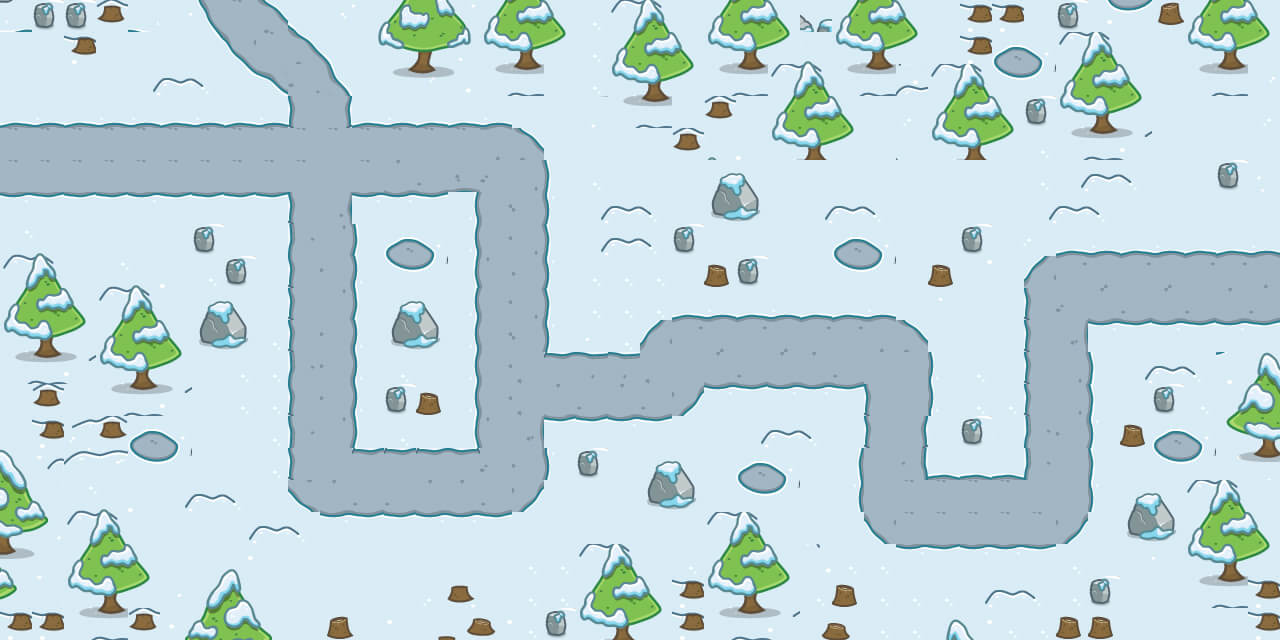

A level layout from a 2D game, rendered from its tile map. Below: a short description, then the map file with tile-grid data replaced by summaries:
An orthogonal 40x20 tile map with 32x32 px tiles, 2 tile layers (Tile Layer 1, ListTower), 3 tilesets and 29 objects (3x P1, 3x P2, 2x P3, 2x P4, 2x P5, ...).

<map version="1.2" tiledversion="1.2.4" orientation="orthogonal" renderorder="right-down" width="40" height="20" tilewidth="32" tileheight="32" infinite="0" nextlayerid="8" nextobjectid="30">
 <tileset firstgid="1" source="map04.tsx" />
 <tileset firstgid="1351" source="Snowy-Top-Down-2D-Game-Tileset3.tsx" />
 <tileset firstgid="1681" source="ovuong2.tsx" />
 <layer id="1" name="Tile Layer 1" width="40" height="20">
  <data>[800 cells, 800 non-empty, 142 distinct tile ids]</data>
 </layer>
 <layer id="2" name="ListTower" width="40" height="20" opacity="0">
  <data>[800 cells, 376 non-empty, 1 distinct tile ids]</data>
 </layer>
 <objectgroup id="3" name="StartWaveBTNPosition">
  <object id="1" name="P1" x="274" y="58">
   <point />
  </object>
  <object id="2" name="P2" x="74" y="165">
   <point />
  </object>
 </objectgroup>
 <objectgroup id="4" name="Crystal">
  <object id="3" name="bossCrystal" x="1127" y="297">
   <point />
  </object>
 </objectgroup>
 <objectgroup id="5" name="Monster">
  <object id="4" name="monster" x="238" y="15">
   <point />
  </object>
  <object id="5" name="monster2" x="6" y="164">
   <point />
  </object>
 </objectgroup>
 <objectgroup id="6" name="Point">
  <object id="6" name="P1" x="238" y="14">
   <point />
  </object>
  <object id="7" name="P2" x="274" y="58">
   <point />
  </object>
  <object id="8" name="P3" x="319" y="96">
   <point />
  </object>
  <object id="9" name="P4" x="319" y="479">
   <point />
  </object>
  <object id="10" name="P5" x="512" y="479">
   <point />
  </object>
  <object id="11" name="P6" x="512" y="398">
   <point />
  </object>
  <object id="12" name="P7" x="672" y="398">
   <point />
  </object>
  <object id="13" name="P8" x="672" y="358">
   <point />
  </object>
  <object id="14" name="P9" x="864" y="358">
   <point />
  </object>
  <object id="15" name="P10" x="895" y="365">
   <point />
  </object>
  <object id="16" name="P11" x="895" y="511">
   <point />
  </object>
  <object id="17" name="P12" x="1055" y="511">
   <point />
  </object>
  <object id="18" name="P13" x="1056" y="295">
   <point />
  </object>
  <object id="19" name="P14" x="1132" y="295">
   <point />
  </object>
 </objectgroup>
 <objectgroup id="7" name="Point2">
  <object id="20" name="P1" x="6" y="163">
   <point />
  </object>
  <object id="21" name="P2" x="511" y="163">
   <point />
  </object>
  <object id="22" name="P3" x="511" y="397">
   <point />
  </object>
  <object id="23" name="P4" x="673" y="397">
   <point />
  </object>
  <object id="24" name="P5" x="673" y="357">
   <point />
  </object>
  <object id="25" name="P6" x="895" y="357">
   <point />
  </object>
  <object id="26" name="P7" x="895" y="511">
   <point />
  </object>
  <object id="27" name="P8" x="1056" y="511">
   <point />
  </object>
  <object id="28" name="P9" x="1056" y="294">
   <point />
  </object>
  <object id="29" name="P10" x="1132" y="294">
   <point />
  </object>
 </objectgroup>
</map>
